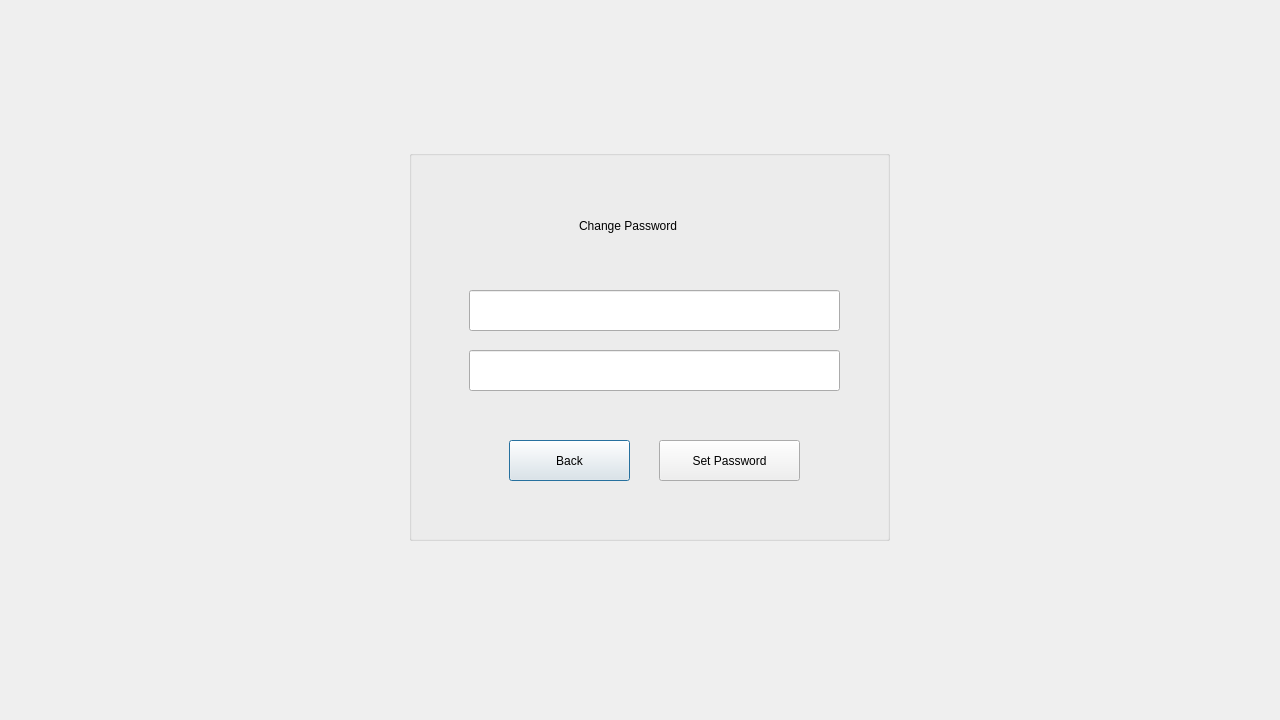
<?xml version="1.0" encoding="UTF-8"?>
<ui version="4.0">
 <class>changepassemp</class>
 <widget class="QDialog" name="changepassemp">
  <property name="geometry">
   <rect>
    <x>0</x>
    <y>0</y>
    <width>1280</width>
    <height>720</height>
   </rect>
  </property>
  <property name="windowTitle">
   <string>Dialog</string>
  </property>
  <widget class="QGroupBox" name="groupBox_cp">
   <property name="geometry">
    <rect>
     <x>409</x>
     <y>150</y>
     <width>481</width>
     <height>391</height>
    </rect>
   </property>
   <property name="title">
    <string/>
   </property>
   <widget class="QLabel" name="label_cpwd">
    <property name="geometry">
     <rect>
      <x>170</x>
      <y>50</y>
      <width>231</width>
      <height>51</height>
     </rect>
    </property>
    <property name="text">
     <string>Change Password</string>
    </property>
   </widget>
   <widget class="QLineEdit" name="lineEdit_newpwdemp">
    <property name="geometry">
     <rect>
      <x>60</x>
      <y>140</y>
      <width>371</width>
      <height>41</height>
     </rect>
    </property>
    <property name="echoMode">
     <enum>QLineEdit::Password</enum>
    </property>
   </widget>
   <widget class="QLineEdit" name="lineEdit_cfnewpwdemp">
    <property name="geometry">
     <rect>
      <x>60</x>
      <y>200</y>
      <width>371</width>
      <height>41</height>
     </rect>
    </property>
    <property name="echoMode">
     <enum>QLineEdit::Password</enum>
    </property>
   </widget>
   <widget class="QLabel" name="label_cpwd_2">
    <property name="geometry">
     <rect>
      <x>40</x>
      <y>20</y>
      <width>111</width>
      <height>111</height>
     </rect>
    </property>
    <property name="text">
     <string/>
    </property>
   </widget>
   <widget class="QPushButton" name="pushButton_back1">
    <property name="geometry">
     <rect>
      <x>100</x>
      <y>290</y>
      <width>121</width>
      <height>41</height>
     </rect>
    </property>
    <property name="text">
     <string>Back</string>
    </property>
   </widget>
   <widget class="QPushButton" name="pushButton_setpassemp">
    <property name="geometry">
     <rect>
      <x>250</x>
      <y>290</y>
      <width>141</width>
      <height>41</height>
     </rect>
    </property>
    <property name="text">
     <string>Set Password</string>
    </property>
   </widget>
  </widget>
 </widget>
 <resources/>
 <connections/>
</ui>
